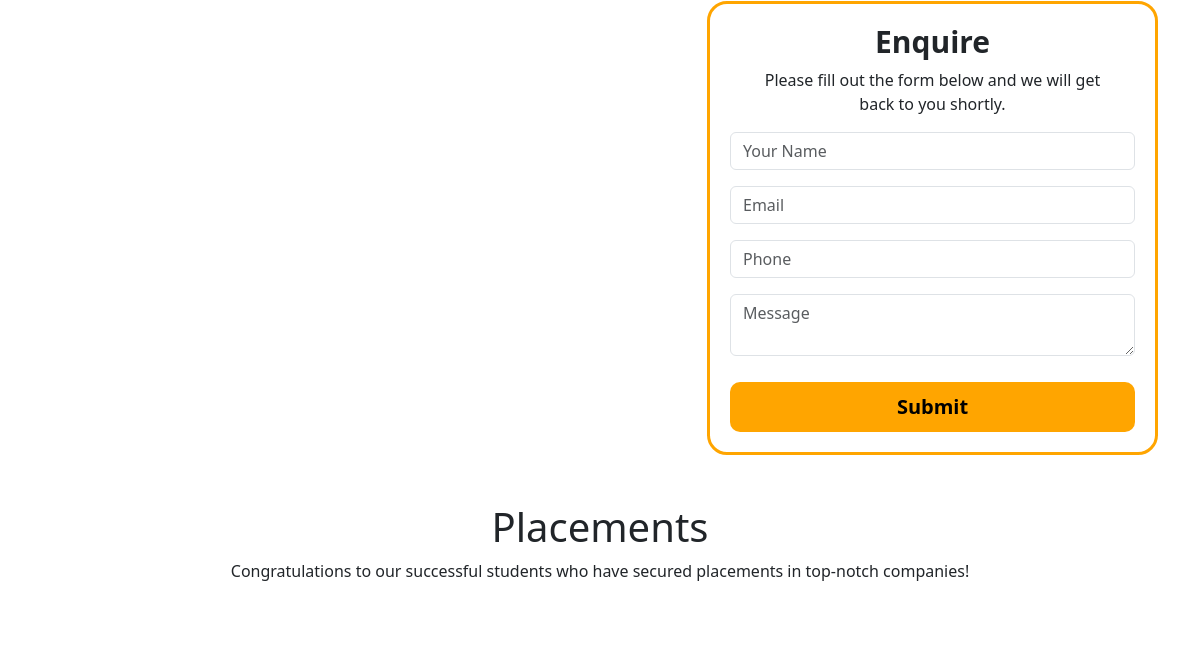
The app's page /view_course/2 (lower part), older data.
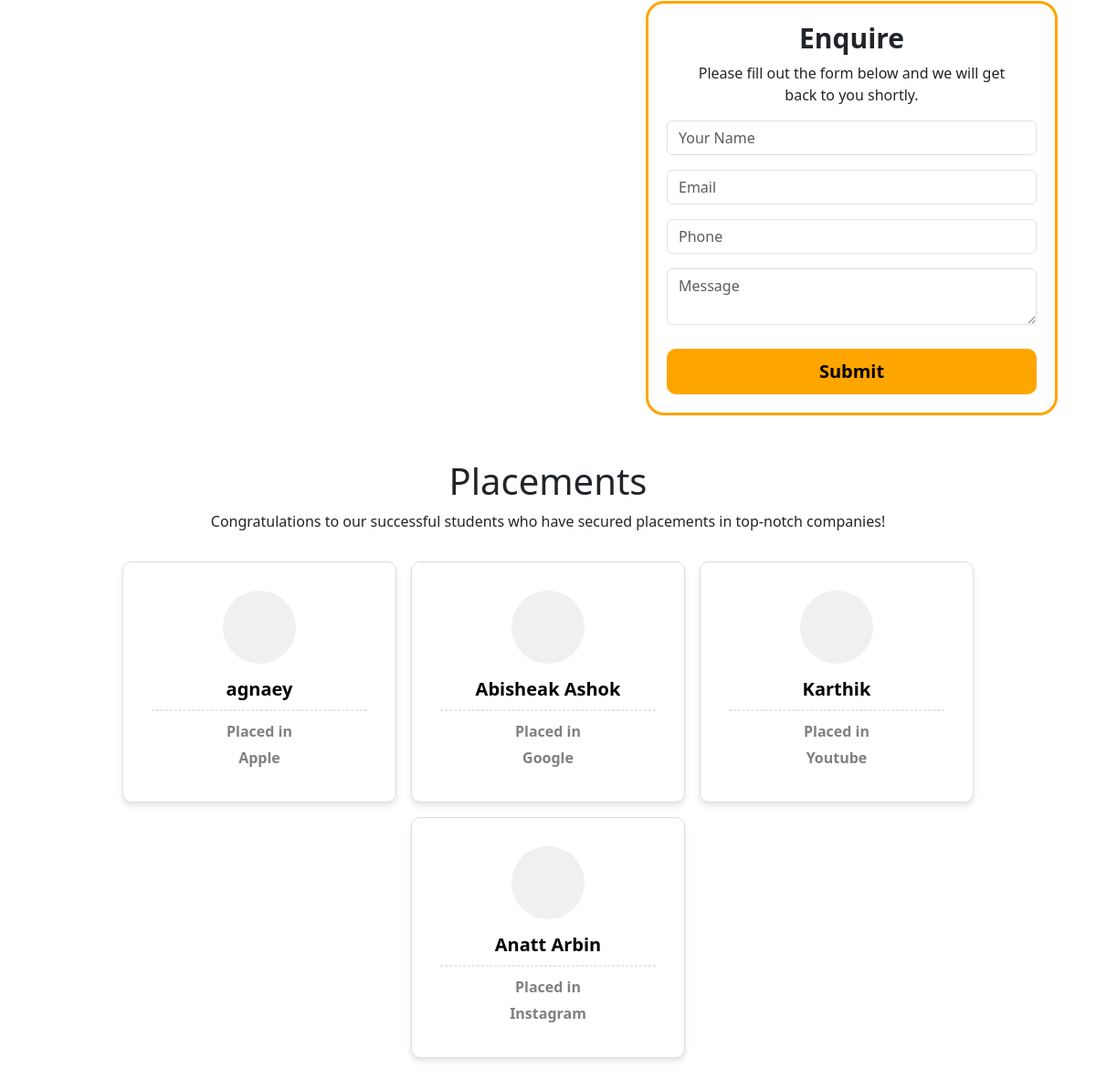
The same page, newer data.
### app/models.py (models this page shows)
class Placement(models.Model):
    name=models.TextField()
    course_name=models.TextField()
    img=models.FileField()
    company=models.TextField()

### app/views.py (the view)
# urls.py: path('view_course/<id>',views.view_course),
def view_course(req,id):
    course=Courses.objects.get(id=id)
    placement=Placement.objects.all()[:4]
    placement1=Placement.objects.all()[4:8]
    return render(req,'view_course.html',{'course':course,'placement':placement,'placement1':placement1})

### templates/view_course.html (shortened to what this page needs)
<!DOCTYPE html>
<html lang="en">
<head>
</head>
{% load static %}
<body>
    <link href="https://cdn.jsdelivr.net/npm/bootstrap@5.3.3/dist/css/bootstrap.min.css" rel="stylesheet">
    <link rel="stylesheet" href="https://cdnjs.cloudflare.com/ajax/libs/font-awesome/6.6.0/css/all.min.css">
    <div class="container">
        <div class="row">
            <div class="col-lg-7 pr-lg-5">
            </div>
            <div class="col-lg-5 pl-lg-5 mb-5">
                <div class="enquire">
                    <h4 id="enquireheading">Enquire</h4>
                    <p class="enquire-text">
                        Please fill out the form below and we will get <br>
                        back to you shortly.
                    </p>
                    <form>
                        <div class="form-group mb-3">
                            <input type="text" class="form-control" id="name" placeholder="Your Name">
                        </div>
                        <div class="form-group mb-3">
                            <input type="email" class="form-control" id="email" placeholder="Email">
                        </div>
                        <div class="form-group mb-3">
                            <input type="text" class="form-control" id="phone" placeholder="Phone">
                        </div>
                        <div class="form-group mb-3">
                            <textarea class="form-control" id="course" placeholder="Message"></textarea>
                        </div>
                        <button type="submit" id="btn">Submit</button>
                </div>
            </div>
    </div>
    </div>
    <div class="container">
        <h1 class="text-center">Placements</h1>
        <p class="text-center">Congratulations to our successful students who have secured placements in top-notch companies!</p>
        <div id="demo1" class="carousel slide mt-4" data-bs-ride="carousel">
            <div class="carousel-inner mt-4 mb-5">
                <div class="carousel-item active">
                    <div class="featured-courses d-flex flex-wrap justify-content-center">
                        {% for plac in placement %}
                        <div id="card1" class="card text-center m-2" style="width: 100%; max-width: 300px; border: 1px solid #ddd; border-radius: 10px; box-shadow: 0 4px 6px rgba(0,0,0,0.1);">
                            <div class="card-body">
                                <div style="width: 80px; height: 80px; margin: 0 auto; border-radius: 50%; overflow: hidden; background-color: #f0f0f0;">
                                </div>
                                <h5 class="card-title text-black mt-3 mb-1" style="font-weight: bold;">{{ plac.name }}</h5>
                                <hr style="border: 1px dashed #9a9a9a;">
                                <p class="mb-0" style="font-weight: bold;">Placed in</p>
                                <p style="font-weight: bold;">{{ plac.company|default:"" }}</p>
                            </div>
                        </div>
                        {% endfor %}
                    </div>
                </div>
            </div>
            <div id="maindot" class="carousel-indicators ">
                <button type="button" id="dot" data-bs-target="#demo1" data-bs-slide-to="0" class="active"></button>
                <button type="button" id="dot" data-bs-target="#demo1" data-bs-slide-to="1"></button>
            </div>
            <button class="carousel-control-prev" type="button" data-bs-target="#demo1" data-bs-slide="prev">
                <span class="carousel-control-prev-icon"></span>
            </button>
            <button class="carousel-control-next" type="button" data-bs-target="#demo1" data-bs-slide="next">
                <span class="carousel-control-next-icon"></span>
            </button>
        </div>
    </div>
</body>
</html>

Row changes from the older to the newer data that the page shows:
added Placement: name "agnaey", company "Apple"
added Placement: name "Abisheak Ashok", company "Google"
added Placement: name "Karthik", company "Youtube"
added Placement: name "Anatt Arbin", company "Instagram"
